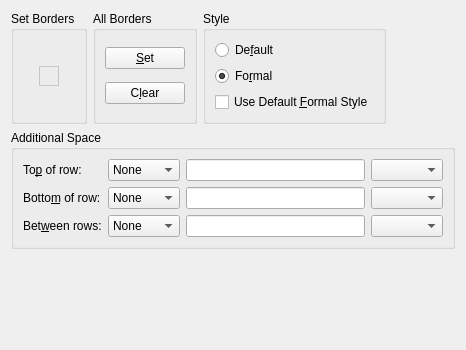
     <widget class="QWidget" name="Borders">
      <attribute name="title">
       <string>&amp;Borders</string>
      </attribute>
      <layout class="QGridLayout" name="gridLayout_8">
       <item row="0" column="0">
        <widget class="QGroupBox" name="setBordersGB">
         <property name="title">
          <string>Set Borders</string>
         </property>
         <property name="flat">
          <bool>true</bool>
         </property>
         <layout class="QGridLayout">
          <item row="0" column="0">
           <widget class="QFrame" name="bordersF">
            <property name="sizePolicy">
             <sizepolicy hsizetype="Fixed" vsizetype="Fixed">
              <horstretch>0</horstretch>
              <verstretch>0</verstretch>
             </sizepolicy>
            </property>
            <property name="palette">
             <palette>
              <active>
               <colorrole role="WindowText">
                <brush brushstyle="SolidPattern">
                 <color alpha="255">
                  <red>0</red>
                  <green>0</green>
                  <blue>0</blue>
                 </color>
                </brush>
               </colorrole>
               <colorrole role="Button">
                <brush brushstyle="SolidPattern">
                 <color alpha="255">
                  <red>230</red>
                  <green>240</green>
                  <blue>249</blue>
                 </color>
                </brush>
               </colorrole>
               <colorrole role="Light">
                <brush brushstyle="SolidPattern">
                 <color alpha="255">
                  <red>255</red>
                  <green>255</green>
                  <blue>255</blue>
                 </color>
                </brush>
               </colorrole>
               <colorrole role="Midlight">
                <brush brushstyle="SolidPattern">
                 <color alpha="255">
                  <red>242</red>
                  <green>247</green>
                  <blue>252</blue>
                 </color>
                </brush>
               </colorrole>
               <colorrole role="Dark">
                <brush brushstyle="SolidPattern">
                 <color alpha="255">
                  <red>115</red>
                  <green>120</green>
                  <blue>124</blue>
                 </color>
                </brush>
               </colorrole>
               <colorrole role="Mid">
                <brush brushstyle="SolidPattern">
                 <color alpha="255">
                  <red>154</red>
                  <green>160</green>
                  <blue>166</blue>
                 </color>
                </brush>
               </colorrole>
               <colorrole role="Text">
                <brush brushstyle="SolidPattern">
                 <color alpha="255">
                  <red>0</red>
                  <green>0</green>
                  <blue>0</blue>
                 </color>
                </brush>
               </colorrole>
               <colorrole role="BrightText">
                <brush brushstyle="SolidPattern">
                 <color alpha="255">
                  <red>255</red>
                  <green>255</green>
                  <blue>255</blue>
                 </color>
                </brush>
               </colorrole>
               <colorrole role="ButtonText">
                <brush brushstyle="SolidPattern">
                 <color alpha="255">
                  <red>0</red>
                  <green>0</green>
                  <blue>0</blue>
                 </color>
                </brush>
               </colorrole>
               <colorrole role="Base">
                <brush brushstyle="SolidPattern">
                 <color alpha="255">
                  <red>255</red>
                  <green>255</green>
                  <blue>255</blue>
                 </color>
                </brush>
               </colorrole>
               <colorrole role="Window">
                <brush brushstyle="SolidPattern">
                 <color alpha="255">
                  <red>255</red>
                  <green>255</green>
                  <blue>255</blue>
                 </color>
                </brush>
               </colorrole>
               <colorrole role="Shadow">
                <brush brushstyle="SolidPattern">
                 <color alpha="255">
                  <red>0</red>
                  <green>0</green>
                  <blue>0</blue>
                 </color>
                </brush>
               </colorrole>
               <colorrole role="Highlight">
                <brush brushstyle="SolidPattern">
                 <color alpha="255">
                  <red>16</red>
                  <green>145</green>
                  <blue>210</blue>
                 </color>
                </brush>
               </colorrole>
               <colorrole role="HighlightedText">
                <brush brushstyle="SolidPattern">
                 <color alpha="255">
                  <red>255</red>
                  <green>255</green>
                  <blue>255</blue>
                 </color>
                </brush>
               </colorrole>
               <colorrole role="Link">
                <brush brushstyle="SolidPattern">
                 <color alpha="255">
                  <red>0</red>
                  <green>0</green>
                  <blue>255</blue>
                 </color>
                </brush>
               </colorrole>
               <colorrole role="LinkVisited">
                <brush brushstyle="SolidPattern">
                 <color alpha="255">
                  <red>255</red>
                  <green>0</green>
                  <blue>255</blue>
                 </color>
                </brush>
               </colorrole>
               <colorrole role="AlternateBase">
                <brush brushstyle="SolidPattern">
                 <color alpha="255">
                  <red>232</red>
                  <green>232</green>
                  <blue>232</blue>
                 </color>
                </brush>
               </colorrole>
              </active>
              <inactive>
               <colorrole role="WindowText">
                <brush brushstyle="SolidPattern">
                 <color alpha="255">
                  <red>0</red>
                  <green>0</green>
                  <blue>0</blue>
                 </color>
                </brush>
               </colorrole>
               <colorrole role="Button">
                <brush brushstyle="SolidPattern">
                 <color alpha="255">
                  <red>230</red>
                  <green>240</green>
                  <blue>249</blue>
                 </color>
                </brush>
               </colorrole>
               <colorrole role="Light">
                <brush brushstyle="SolidPattern">
                 <color alpha="255">
                  <red>255</red>
                  <green>255</green>
                  <blue>255</blue>
                 </color>
                </brush>
               </colorrole>
               <colorrole role="Midlight">
                <brush brushstyle="SolidPattern">
                 <color alpha="255">
                  <red>255</red>
                  <green>255</green>
                  <blue>255</blue>
                 </color>
                </brush>
               </colorrole>
               <colorrole role="Dark">
                <brush brushstyle="SolidPattern">
                 <color alpha="255">
                  <red>115</red>
                  <green>120</green>
                  <blue>124</blue>
                 </color>
                </brush>
               </colorrole>
               <colorrole role="Mid">
                <brush brushstyle="SolidPattern">
                 <color alpha="255">
                  <red>154</red>
                  <green>160</green>
                  <blue>166</blue>
                 </color>
                </brush>
               </colorrole>
               <colorrole role="Text">
                <brush brushstyle="SolidPattern">
                 <color alpha="255">
                  <red>0</red>
                  <green>0</green>
                  <blue>0</blue>
                 </color>
                </brush>
               </colorrole>
               <colorrole role="BrightText">
                <brush brushstyle="SolidPattern">
                 <color alpha="255">
                  <red>255</red>
                  <green>255</green>
                  <blue>255</blue>
                 </color>
                </brush>
               </colorrole>
               <colorrole role="ButtonText">
                <brush brushstyle="SolidPattern">
                 <color alpha="255">
                  <red>0</red>
                  <green>0</green>
                  <blue>0</blue>
                 </color>
                </brush>
               </colorrole>
               <colorrole role="Base">
                <brush brushstyle="SolidPattern">
                 <color alpha="255">
                  <red>255</red>
                  <green>255</green>
                  <blue>255</blue>
                 </color>
                </brush>
               </colorrole>
               <colorrole role="Window">
                <brush brushstyle="SolidPattern">
                 <color alpha="255">
                  <red>255</red>
                  <green>255</green>
                  <blue>255</blue>
                 </color>
                </brush>
               </colorrole>
               <colorrole role="Shadow">
                <brush brushstyle="SolidPattern">
                 <color alpha="255">
                  <red>0</red>
                  <green>0</green>
                  <blue>0</blue>
                 </color>
                </brush>
               </colorrole>
               <colorrole role="Highlight">
                <brush brushstyle="SolidPattern">
                 <color alpha="255">
                  <red>16</red>
                  <green>145</green>
                  <blue>210</blue>
                 </color>
                </brush>
               </colorrole>
               <colorrole role="HighlightedText">
                <brush brushstyle="SolidPattern">
                 <color alpha="255">
                  <red>255</red>
                  <green>255</green>
                  <blue>255</blue>
                 </color>
                </brush>
               </colorrole>
               <colorrole role="Link">
                <brush brushstyle="SolidPattern">
                 <color alpha="255">
                  <red>0</red>
                  <green>0</green>
                  <blue>255</blue>
                 </color>
                </brush>
               </colorrole>
               <colorrole role="LinkVisited">
                <brush brushstyle="SolidPattern">
                 <color alpha="255">
                  <red>255</red>
                  <green>0</green>
                  <blue>255</blue>
                 </color>
                </brush>
               </colorrole>
               <colorrole role="AlternateBase">
                <brush brushstyle="SolidPattern">
                 <color alpha="255">
                  <red>232</red>
                  <green>232</green>
                  <blue>232</blue>
                 </color>
                </brush>
               </colorrole>
              </inactive>
              <disabled>
               <colorrole role="WindowText">
                <brush brushstyle="SolidPattern">
                 <color alpha="255">
                  <red>128</red>
                  <green>128</green>
                  <blue>128</blue>
                 </color>
                </brush>
               </colorrole>
               <colorrole role="Button">
                <brush brushstyle="SolidPattern">
                 <color alpha="255">
                  <red>230</red>
                  <green>240</green>
                  <blue>249</blue>
                 </color>
                </brush>
               </colorrole>
               <colorrole role="Light">
                <brush brushstyle="SolidPattern">
                 <color alpha="255">
                  <red>255</red>
                  <green>255</green>
                  <blue>255</blue>
                 </color>
                </brush>
               </colorrole>
               <colorrole role="Midlight">
                <brush brushstyle="SolidPattern">
                 <color alpha="255">
                  <red>255</red>
                  <green>255</green>
                  <blue>255</blue>
                 </color>
                </brush>
               </colorrole>
               <colorrole role="Dark">
                <brush brushstyle="SolidPattern">
                 <color alpha="255">
                  <red>115</red>
                  <green>120</green>
                  <blue>124</blue>
                 </color>
                </brush>
               </colorrole>
               <colorrole role="Mid">
                <brush brushstyle="SolidPattern">
                 <color alpha="255">
                  <red>154</red>
                  <green>160</green>
                  <blue>166</blue>
                 </color>
                </brush>
               </colorrole>
               <colorrole role="Text">
                <brush brushstyle="SolidPattern">
                 <color alpha="255">
                  <red>0</red>
                  <green>0</green>
                  <blue>0</blue>
                 </color>
                </brush>
               </colorrole>
               <colorrole role="BrightText">
                <brush brushstyle="SolidPattern">
                 <color alpha="255">
                  <red>255</red>
                  <green>255</green>
                  <blue>255</blue>
                 </color>
                </brush>
               </colorrole>
               <colorrole role="ButtonText">
                <brush brushstyle="SolidPattern">
                 <color alpha="255">
                  <red>128</red>
                  <green>128</green>
                  <blue>128</blue>
                 </color>
                </brush>
               </colorrole>
               <colorrole role="Base">
                <brush brushstyle="SolidPattern">
                 <color alpha="255">
                  <red>255</red>
                  <green>255</green>
                  <blue>255</blue>
                 </color>
                </brush>
               </colorrole>
               <colorrole role="Window">
                <brush brushstyle="SolidPattern">
                 <color alpha="255">
                  <red>255</red>
                  <green>255</green>
                  <blue>255</blue>
                 </color>
                </brush>
               </colorrole>
               <colorrole role="Shadow">
                <brush brushstyle="SolidPattern">
                 <color alpha="255">
                  <red>0</red>
                  <green>0</green>
                  <blue>0</blue>
                 </color>
                </brush>
               </colorrole>
               <colorrole role="Highlight">
                <brush brushstyle="SolidPattern">
                 <color alpha="255">
                  <red>16</red>
                  <green>145</green>
                  <blue>210</blue>
                 </color>
                </brush>
               </colorrole>
               <colorrole role="HighlightedText">
                <brush brushstyle="SolidPattern">
                 <color alpha="255">
                  <red>255</red>
                  <green>255</green>
                  <blue>255</blue>
                 </color>
                </brush>
               </colorrole>
               <colorrole role="Link">
                <brush brushstyle="SolidPattern">
                 <color alpha="255">
                  <red>0</red>
                  <green>0</green>
                  <blue>255</blue>
                 </color>
                </brush>
               </colorrole>
               <colorrole role="LinkVisited">
                <brush brushstyle="SolidPattern">
                 <color alpha="255">
                  <red>255</red>
                  <green>0</green>
                  <blue>255</blue>
                 </color>
                </brush>
               </colorrole>
               <colorrole role="AlternateBase">
                <brush brushstyle="SolidPattern">
                 <color alpha="255">
                  <red>232</red>
                  <green>232</green>
                  <blue>232</blue>
                 </color>
                </brush>
               </colorrole>
              </disabled>
             </palette>
            </property>
            <property name="frameShape">
             <enum>QFrame::Shape::StyledPanel</enum>
            </property>
            <property name="frameShadow">
             <enum>QFrame::Shadow::Sunken</enum>
            </property>
            <layout class="QGridLayout">
             <item row="0" column="0">
              <widget class="GuiSetBorder" name="borders" native="true">
               <property name="sizePolicy">
                <sizepolicy hsizetype="Fixed" vsizetype="Fixed">
                 <horstretch>0</horstretch>
                 <verstretch>0</verstretch>
                </sizepolicy>
               </property>
               <property name="toolTip">
                <string>Set borders of the current (selected) cell(s)</string>
               </property>
              </widget>
             </item>
            </layout>
           </widget>
          </item>
         </layout>
        </widget>
       </item>
       <item row="0" column="1">
        <widget class="QGroupBox" name="allBordersGB">
         <property name="title">
          <string>All Borders</string>
         </property>
         <property name="flat">
          <bool>true</bool>
         </property>
         <layout class="QGridLayout">
          <item row="0" column="0">
           <widget class="QPushButton" name="borderSetPB">
            <property name="toolTip">
             <string>Set all borders of the current (selected) cell(s)</string>
            </property>
            <property name="text">
             <string>&amp;Set</string>
            </property>
           </widget>
          </item>
          <item row="1" column="0">
           <widget class="QPushButton" name="borderUnsetPB">
            <property name="toolTip">
             <string>Unset all borders of the current (selected) cell(s)</string>
            </property>
            <property name="text">
             <string>C&amp;lear</string>
            </property>
           </widget>
          </item>
         </layout>
        </widget>
       </item>
       <item row="0" column="2">
        <widget class="QGroupBox" name="borderStyleGB">
         <property name="title">
          <string>Style</string>
         </property>
         <property name="flat">
          <bool>true</bool>
         </property>
         <layout class="QGridLayout">
          <item row="0" column="0">
           <widget class="QRadioButton" name="borderDefaultRB">
            <property name="toolTip">
             <string>Use default (grid-like) border style</string>
            </property>
            <property name="text">
             <string>De&amp;fault</string>
            </property>
           </widget>
          </item>
          <item row="2" column="0">
           <widget class="QCheckBox" name="resetFormalCB">
            <property name="toolTip">
             <string>If this is checked, the table will be reset to the formal default style (only top and bottom row have horizontal lines)</string>
            </property>
            <property name="text">
             <string>Use Default &amp;Formal Style</string>
            </property>
           </widget>
          </item>
          <item row="1" column="0">
           <widget class="QRadioButton" name="booktabsRB">
            <property name="toolTip">
             <string>Use formal (a.k.a. booktabs) border style (no vertical borders)</string>
            </property>
            <property name="text">
             <string>Fo&amp;rmal</string>
            </property>
            <property name="checked">
             <bool>true</bool>
            </property>
           </widget>
          </item>
         </layout>
        </widget>
       </item>
       <item row="0" column="3">
        <spacer>
         <property name="orientation">
          <enum>Qt::Orientation::Horizontal</enum>
         </property>
         <property name="sizeType">
          <enum>QSizePolicy::Policy::Expanding</enum>
         </property>
         <property name="sizeHint" stdset="0">
          <size>
           <width>63</width>
           <height>20</height>
          </size>
         </property>
        </spacer>
       </item>
       <item row="1" column="0" colspan="4">
        <widget class="QGroupBox" name="SpaceGB">
         <property name="title">
          <string>Additional Space</string>
         </property>
         <layout class="QGridLayout">
          <item row="0" column="0">
           <widget class="QLabel" name="topspaceLA">
            <property name="text">
             <string>To&amp;p of row:</string>
            </property>
            <property name="buddy">
             <cstring>topspaceCO</cstring>
            </property>
           </widget>
          </item>
          <item row="0" column="2">
           <widget class="QLineEdit" name="topspaceED">
            <property name="inputMethodHints">
             <set>Qt::InputMethodHint::ImhFormattedNumbersOnly</set>
            </property>
           </widget>
          </item>
          <item row="0" column="3">
           <widget class="lyx::frontend::LengthCombo" name="topspaceUnitLC">
            <property name="inputMethodHints">
             <set>Qt::InputMethodHint::ImhFormattedNumbersOnly|Qt::InputMethodHint::ImhLatinOnly</set>
            </property>
           </widget>
          </item>
          <item row="0" column="1">
           <widget class="QComboBox" name="topspaceCO">
            <item>
             <property name="text">
              <string>None</string>
             </property>
            </item>
            <item>
             <property name="text">
              <string>Default</string>
             </property>
            </item>
            <item>
             <property name="text">
              <string>Custom</string>
             </property>
            </item>
           </widget>
          </item>
          <item row="1" column="1">
           <widget class="QComboBox" name="bottomspaceCO">
            <item>
             <property name="text">
              <string>None</string>
             </property>
            </item>
            <item>
             <property name="text">
              <string>Default</string>
             </property>
            </item>
            <item>
             <property name="text">
              <string>Custom</string>
             </property>
            </item>
           </widget>
          </item>
          <item row="1" column="3">
           <widget class="lyx::frontend::LengthCombo" name="bottomspaceUnitLC">
            <property name="inputMethodHints">
             <set>Qt::InputMethodHint::ImhFormattedNumbersOnly|Qt::InputMethodHint::ImhLatinOnly</set>
            </property>
           </widget>
          </item>
          <item row="1" column="2">
           <widget class="QLineEdit" name="bottomspaceED">
            <property name="inputMethodHints">
             <set>Qt::InputMethodHint::ImhFormattedNumbersOnly</set>
            </property>
           </widget>
          </item>
          <item row="1" column="0">
           <widget class="QLabel" name="bottomspaceLA">
            <property name="text">
             <string>Botto&amp;m of row:</string>
            </property>
            <property name="buddy">
             <cstring>bottomspaceCO</cstring>
            </property>
           </widget>
          </item>
          <item row="2" column="2">
           <widget class="QLineEdit" name="interlinespaceED">
            <property name="inputMethodHints">
             <set>Qt::InputMethodHint::ImhFormattedNumbersOnly</set>
            </property>
           </widget>
          </item>
          <item row="2" column="0">
           <widget class="QLabel" name="interlinespaceLA">
            <property name="text">
             <string>Bet&amp;ween rows:</string>
            </property>
            <property name="buddy">
             <cstring>interlinespaceCO</cstring>
            </property>
           </widget>
          </item>
          <item row="2" column="1">
           <widget class="QComboBox" name="interlinespaceCO">
            <item>
             <property name="text">
              <string>None</string>
             </property>
            </item>
            <item>
             <property name="text">
              <string>Default</string>
             </property>
            </item>
            <item>
             <property name="text">
              <string>Custom</string>
             </property>
            </item>
           </widget>
          </item>
          <item row="2" column="3">
           <widget class="lyx::frontend::LengthCombo" name="interlinespaceUnitLC">
            <property name="inputMethodHints">
             <set>Qt::InputMethodHint::ImhFormattedNumbersOnly|Qt::InputMethodHint::ImhLatinOnly</set>
            </property>
           </widget>
          </item>
         </layout>
        </widget>
       </item>
       <item row="2" column="1">
        <spacer name="verticalSpacer_2">
         <property name="orientation">
          <enum>Qt::Orientation::Vertical</enum>
         </property>
         <property name="sizeHint" stdset="0">
          <size>
           <width>20</width>
           <height>90</height>
          </size>
         </property>
        </spacer>
       </item>
      </layout>
     </widget>
